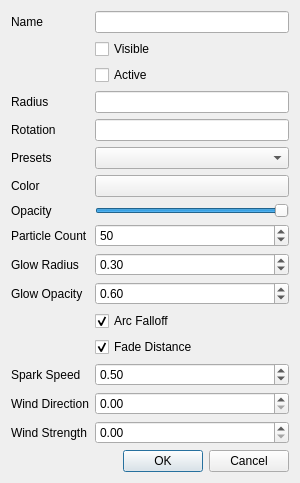
<?xml version="1.0" encoding="UTF-8"?>
<ui version="4.0">
 <class>BattleDialogEffectSettingsSparks</class>
 <widget class="QDialog" name="BattleDialogEffectSettingsSparks">
  <property name="geometry">
   <rect>
    <x>0</x>
    <y>0</y>
    <width>300</width>
    <height>474</height>
   </rect>
  </property>
  <property name="windowTitle">
   <string>Sparks Effect Settings</string>
  </property>
  <property name="styleSheet">
   <string notr="true">background-image: url(:/img/data/parchment.jpg);</string>
  </property>
  <layout class="QVBoxLayout" name="verticalLayout">
   <item>
    <layout class="QFormLayout" name="formLayout">
     <item row="0" column="0">
      <widget class="QLabel" name="lblName">
       <property name="text">
        <string>Name</string>
       </property>
      </widget>
     </item>
     <item row="0" column="1">
      <widget class="QLineEdit" name="edtName">
       <property name="toolTip">
        <string>The name of the effect</string>
       </property>
      </widget>
     </item>
     <item row="1" column="1">
      <widget class="QCheckBox" name="chkVisible">
       <property name="toolTip">
        <string>Invisible effects will not be shown to players</string>
       </property>
       <property name="text">
        <string>Visible</string>
       </property>
      </widget>
     </item>
     <item row="2" column="1">
      <widget class="QCheckBox" name="chkActive">
       <property name="toolTip">
        <string>Inactive effects will not highlight combatants</string>
       </property>
       <property name="text">
        <string>Active</string>
       </property>
      </widget>
     </item>
     <item row="3" column="0">
      <widget class="QLabel" name="lblSize">
       <property name="text">
        <string>Radius</string>
       </property>
      </widget>
     </item>
     <item row="3" column="1">
      <widget class="QLineEdit" name="edtSize">
       <property name="toolTip">
        <string>Size of the effect in feet</string>
       </property>
      </widget>
     </item>
     <item row="4" column="0">
      <widget class="QLabel" name="lblRotation">
       <property name="text">
        <string>Rotation</string>
       </property>
      </widget>
     </item>
     <item row="4" column="1">
      <widget class="QLineEdit" name="edtRotation">
       <property name="toolTip">
        <string>Rotation of the effect in degrees</string>
       </property>
      </widget>
     </item>
     <item row="5" column="0">
      <widget class="QLabel" name="lblPresets">
       <property name="text">
        <string>Presets</string>
       </property>
      </widget>
     </item>
     <item row="5" column="1">
      <widget class="QComboBox" name="cmbPresets"/>
     </item>
     <item row="6" column="0">
      <widget class="QLabel" name="lblColor">
       <property name="text">
        <string>Color</string>
       </property>
      </widget>
     </item>
     <item row="6" column="1">
      <widget class="ColorPushButton" name="btnColor">
       <property name="toolTip">
        <string>Spark color</string>
       </property>
       <property name="text">
        <string/>
       </property>
      </widget>
     </item>
     <item row="7" column="0">
      <widget class="QLabel" name="lblOpacity">
       <property name="text">
        <string>Opacity</string>
       </property>
      </widget>
     </item>
     <item row="7" column="1">
      <widget class="QSlider" name="sliderOpacity">
       <property name="maximum">
        <number>255</number>
       </property>
       <property name="value">
        <number>255</number>
       </property>
       <property name="orientation">
        <enum>Qt::Orientation::Horizontal</enum>
       </property>
      </widget>
     </item>
     <item row="8" column="0">
      <widget class="QLabel" name="lblParticleCount">
       <property name="text">
        <string>Particle Count</string>
       </property>
      </widget>
     </item>
     <item row="8" column="1">
      <widget class="QSpinBox" name="spinParticleCount">
       <property name="toolTip">
        <string>Number of spark particles</string>
       </property>
       <property name="minimum">
        <number>1</number>
       </property>
       <property name="maximum">
        <number>500</number>
       </property>
       <property name="singleStep">
        <number>10</number>
       </property>
       <property name="value">
        <number>50</number>
       </property>
      </widget>
     </item>
     <item row="9" column="0">
      <widget class="QLabel" name="lblGlowRadius">
       <property name="text">
        <string>Glow Radius</string>
       </property>
      </widget>
     </item>
     <item row="9" column="1">
      <widget class="QDoubleSpinBox" name="spinGlowRadius">
       <property name="toolTip">
        <string>Size of each spark's glow</string>
       </property>
       <property name="minimum">
        <double>0.000000000000000</double>
       </property>
       <property name="maximum">
        <double>1.000000000000000</double>
       </property>
       <property name="singleStep">
        <double>0.050000000000000</double>
       </property>
       <property name="value">
        <double>0.300000000000000</double>
       </property>
      </widget>
     </item>
     <item row="10" column="0">
      <widget class="QLabel" name="lblGlowOpacity">
       <property name="text">
        <string>Glow Opacity</string>
       </property>
      </widget>
     </item>
     <item row="10" column="1">
      <widget class="QDoubleSpinBox" name="spinGlowOpacity">
       <property name="toolTip">
        <string>Brightness of the glow</string>
       </property>
       <property name="minimum">
        <double>0.000000000000000</double>
       </property>
       <property name="maximum">
        <double>1.000000000000000</double>
       </property>
       <property name="singleStep">
        <double>0.050000000000000</double>
       </property>
       <property name="value">
        <double>0.600000000000000</double>
       </property>
      </widget>
     </item>
     <item row="11" column="0">
      <widget class="QLabel" name="lblArcFalloff">
       <property name="text">
        <string/>
       </property>
      </widget>
     </item>
     <item row="11" column="1">
      <widget class="QCheckBox" name="chkArcFalloff">
       <property name="toolTip">
        <string>Gravity arc (sparks fall back down)</string>
       </property>
       <property name="text">
        <string>Arc Falloff</string>
       </property>
       <property name="checked">
        <bool>true</bool>
       </property>
      </widget>
     </item>
     <item row="12" column="0">
      <widget class="QLabel" name="lblFadeDistance">
       <property name="text">
        <string/>
       </property>
      </widget>
     </item>
     <item row="12" column="1">
      <widget class="QCheckBox" name="chkFadeDistance">
       <property name="toolTip">
        <string>Fade particles over distance/lifetime</string>
       </property>
       <property name="text">
        <string>Fade Distance</string>
       </property>
       <property name="checked">
        <bool>true</bool>
       </property>
      </widget>
     </item>
     <item row="13" column="0">
      <widget class="QLabel" name="lblSparkSpeed">
       <property name="text">
        <string>Spark Speed</string>
       </property>
      </widget>
     </item>
     <item row="13" column="1">
      <widget class="QDoubleSpinBox" name="spinSparkSpeed">
       <property name="toolTip">
        <string>Speed of spark movement</string>
       </property>
       <property name="minimum">
        <double>0.000000000000000</double>
       </property>
       <property name="maximum">
        <double>2.000000000000000</double>
       </property>
       <property name="singleStep">
        <double>0.100000000000000</double>
       </property>
       <property name="value">
        <double>0.500000000000000</double>
       </property>
      </widget>
     </item>
     <item row="14" column="0">
      <widget class="QLabel" name="lblWindDirection">
       <property name="text">
        <string>Wind Direction</string>
       </property>
      </widget>
     </item>
     <item row="14" column="1">
      <widget class="QDoubleSpinBox" name="spinWindDirection">
       <property name="toolTip">
        <string>Wind direction in degrees</string>
       </property>
       <property name="minimum">
        <double>0.000000000000000</double>
       </property>
       <property name="maximum">
        <double>360.000000000000000</double>
       </property>
       <property name="singleStep">
        <double>5.000000000000000</double>
       </property>
      </widget>
     </item>
     <item row="15" column="0">
      <widget class="QLabel" name="lblWindStrength">
       <property name="text">
        <string>Wind Strength</string>
       </property>
      </widget>
     </item>
     <item row="15" column="1">
      <widget class="QDoubleSpinBox" name="spinWindStrength">
       <property name="toolTip">
        <string>Wind speed</string>
       </property>
       <property name="minimum">
        <double>0.000000000000000</double>
       </property>
       <property name="maximum">
        <double>1.000000000000000</double>
       </property>
       <property name="singleStep">
        <double>0.050000000000000</double>
       </property>
      </widget>
     </item>
    </layout>
   </item>
   <item>
    <spacer name="verticalSpacer">
     <property name="orientation">
      <enum>Qt::Orientation::Vertical</enum>
     </property>
     <property name="sizeHint" stdset="0">
      <size>
       <width>20</width>
       <height>40</height>
      </size>
     </property>
    </spacer>
   </item>
   <item>
    <widget class="QDialogButtonBox" name="buttonBox">
     <property name="orientation">
      <enum>Qt::Orientation::Horizontal</enum>
     </property>
     <property name="standardButtons">
      <set>QDialogButtonBox::StandardButton::Cancel|QDialogButtonBox::StandardButton::Ok</set>
     </property>
    </widget>
   </item>
  </layout>
 </widget>
 <customwidgets>
  <customwidget>
   <class>ColorPushButton</class>
   <extends>QPushButton</extends>
   <header>colorpushbutton.h</header>
  </customwidget>
 </customwidgets>
 <resources/>
 <connections>
  <connection>
   <sender>buttonBox</sender>
   <signal>accepted()</signal>
   <receiver>BattleDialogEffectSettingsSparks</receiver>
   <slot>accept()</slot>
   <hints>
    <hint type="sourcelabel">
     <x>248</x>
     <y>254</y>
    </hint>
    <hint type="destinationlabel">
     <x>157</x>
     <y>274</y>
    </hint>
   </hints>
  </connection>
  <connection>
   <sender>buttonBox</sender>
   <signal>rejected()</signal>
   <receiver>BattleDialogEffectSettingsSparks</receiver>
   <slot>reject()</slot>
   <hints>
    <hint type="sourcelabel">
     <x>316</x>
     <y>260</y>
    </hint>
    <hint type="destinationlabel">
     <x>286</x>
     <y>274</y>
    </hint>
   </hints>
  </connection>
 </connections>
</ui>
